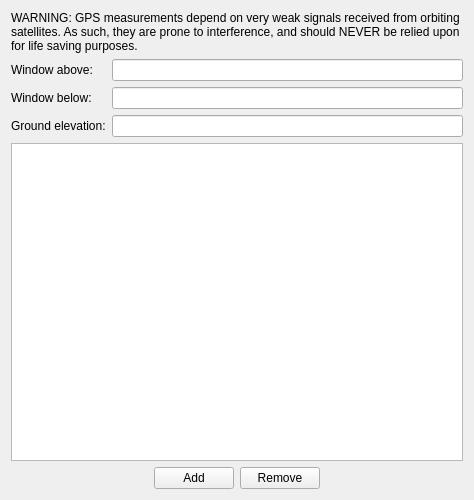
<?xml version="1.0" encoding="UTF-8"?>
<ui version="4.0">
 <class>AlarmForm</class>
 <widget class="QWidget" name="AlarmForm">
  <property name="geometry">
   <rect>
    <x>0</x>
    <y>0</y>
    <width>464</width>
    <height>500</height>
   </rect>
  </property>
  <property name="minimumSize">
   <size>
    <width>0</width>
    <height>500</height>
   </size>
  </property>
  <property name="windowTitle">
   <string>Form</string>
  </property>
  <layout class="QVBoxLayout" name="verticalLayout">
   <item>
    <widget class="QLabel" name="label">
     <property name="text">
      <string>&lt;html&gt;&lt;head/&gt;&lt;body&gt;&lt;p&gt;WARNING: GPS measurements depend on very weak signals received from orbiting satellites. As such, they are prone to interference, and should NEVER be relied upon for life saving purposes.&lt;/p&gt;&lt;/body&gt;&lt;/html&gt;</string>
     </property>
     <property name="wordWrap">
      <bool>true</bool>
     </property>
    </widget>
   </item>
   <item>
    <layout class="QGridLayout" name="gridLayout">
     <item row="0" column="0">
      <widget class="QLabel" name="label_2">
       <property name="text">
        <string>Window above:</string>
       </property>
      </widget>
     </item>
     <item row="1" column="1">
      <widget class="QLineEdit" name="windowBelowEdit"/>
     </item>
     <item row="2" column="0">
      <widget class="QLabel" name="label_4">
       <property name="text">
        <string>Ground elevation:</string>
       </property>
      </widget>
     </item>
     <item row="1" column="0">
      <widget class="QLabel" name="label_3">
       <property name="text">
        <string>Window below:</string>
       </property>
      </widget>
     </item>
     <item row="2" column="1">
      <widget class="QLineEdit" name="groundElevationEdit"/>
     </item>
     <item row="0" column="1">
      <widget class="QLineEdit" name="windowAboveEdit"/>
     </item>
    </layout>
   </item>
   <item>
    <widget class="QTableWidget" name="tableWidget">
     <property name="minimumSize">
      <size>
       <width>452</width>
       <height>0</height>
      </size>
     </property>
     <property name="selectionBehavior">
      <enum>QAbstractItemView::SelectRows</enum>
     </property>
     <attribute name="verticalHeaderVisible">
      <bool>false</bool>
     </attribute>
    </widget>
   </item>
   <item>
    <layout class="QHBoxLayout" name="horizontalLayout">
     <item>
      <spacer name="horizontalSpacer">
       <property name="orientation">
        <enum>Qt::Horizontal</enum>
       </property>
       <property name="sizeHint" stdset="0">
        <size>
         <width>40</width>
         <height>20</height>
        </size>
       </property>
      </spacer>
     </item>
     <item>
      <widget class="QPushButton" name="addButton">
       <property name="text">
        <string>Add</string>
       </property>
      </widget>
     </item>
     <item>
      <widget class="QPushButton" name="removeButton">
       <property name="text">
        <string>Remove</string>
       </property>
      </widget>
     </item>
     <item>
      <spacer name="horizontalSpacer_2">
       <property name="orientation">
        <enum>Qt::Horizontal</enum>
       </property>
       <property name="sizeHint" stdset="0">
        <size>
         <width>40</width>
         <height>20</height>
        </size>
       </property>
      </spacer>
     </item>
    </layout>
   </item>
  </layout>
 </widget>
 <resources/>
 <connections/>
</ui>
